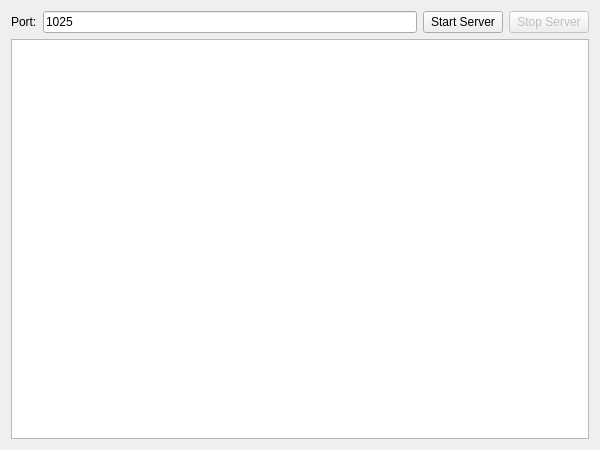
<?xml version="1.0" encoding="UTF-8"?>
<ui version="4.0">
 <class>Widget</class>
 <widget class="QWidget" name="Widget">
  <property name="geometry">
   <rect>
    <x>0</x>
    <y>0</y>
    <width>600</width>
    <height>450</height>
   </rect>
  </property>
  <property name="windowTitle">
   <string>Server Log</string>
  </property>
  <layout class="QVBoxLayout" name="verticalLayout">
   <item>
    <layout class="QHBoxLayout" name="horizontalLayout">
     <item>
      <widget class="QLabel" name="label">
       <property name="text">
        <string>Port:</string>
       </property>
      </widget>
     </item>
     <item>
      <widget class="QLineEdit" name="txtPort">
       <property name="text">
        <string>1025</string>
       </property>
      </widget>
     </item>
     <item>
      <widget class="QPushButton" name="btnStart">
       <property name="text">
        <string>Start Server</string>
       </property>
      </widget>
     </item>
     <item>
      <widget class="QPushButton" name="btnStop">
       <property name="enabled">
        <bool>false</bool>
       </property>
       <property name="text">
        <string>Stop Server</string>
       </property>
      </widget>
     </item>
    </layout>
   </item>
   <item>
    <widget class="QTextEdit" name="txtLog">
     <property name="readOnly">
      <bool>true</bool>
     </property>
    </widget>
   </item>
  </layout>
 </widget>
 <resources/>
 <connections/>
</ui>
